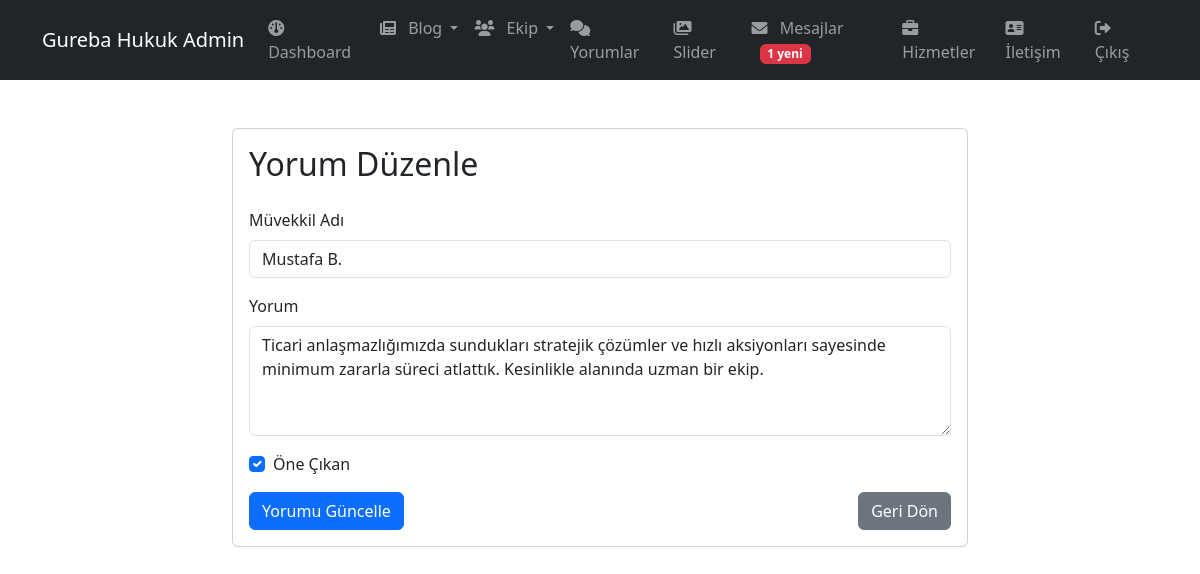
The app's page /admin/yorum-duzenle.php?id=6 (signed in) with its own data.
### tables this page shows
CREATE TABLE IF NOT EXISTS `testimonials` (
  `id` int NOT NULL AUTO_INCREMENT,
  `client_name` varchar(100) NOT NULL,
  `testimonial` text NOT NULL,
  `featured` tinyint(1) DEFAULT '0',
  `status` tinyint(1) DEFAULT '1',
  `created_at` timestamp NULL DEFAULT CURRENT_TIMESTAMP,
  PRIMARY KEY (`id`)
);

### admin/yorum-duzenle.php (the view, shortened to what this page needs)
<?php
include '../includes/config.php';
$id = (int)$_GET['id'];
$query = "SELECT * FROM testimonials WHERE id = ?";
$stmt = $conn->prepare($query);
$stmt->bind_param("i", $id);
$stmt->execute();
$result = $stmt->get_result();
$testimonial = $result->fetch_assoc();
?>
<!DOCTYPE html>
<html lang="tr">
<head>
    <link rel="stylesheet" href="https://cdn.jsdelivr.net/npm/bootstrap@5.3.0/dist/css/bootstrap.min.css">
    <link rel="stylesheet" href="https://cdnjs.cloudflare.com/ajax/libs/font-awesome/6.0.0/css/all.min.css">
</head>
<body>
    <?php include 'includes/admin-header.php'; ?>
    <div class="container py-5">
        <div class="row justify-content-center">
            <div class="col-md-8">
                <div class="card">
                    <div class="card-body">
                        <h2 class="card-title mb-4">Yorum Düzenle</h2>
                        <form method="post">
                            <div class="mb-3">
                                <label class="form-label">Müvekkil Adı</label>
                                <input type="text" name="client_name" class="form-control"
                                       value="<?php echo htmlspecialchars($testimonial['client_name']); ?>" required>
                            </div>
                            <div class="mb-3">
                                <label class="form-label">Yorum</label>
                                <textarea name="testimonial" class="form-control" rows="4" required><?php
                                    echo htmlspecialchars($testimonial['testimonial']);
                                ?></textarea>
                            </div>
                            <div class="mb-3 form-check">
                                <input type="checkbox" name="featured" class="form-check-input" id="featured"
                                       <?php echo $testimonial['featured'] ? 'checked' : ''; ?>>
                                <label class="form-check-label" for="featured">Öne Çıkan</label>
                            </div>
                            <div class="d-flex justify-content-between">
                                <button type="submit" name="update_testimonial" class="btn btn-primary">Yorumu Güncelle</button>
                                <a href="yorumlar.php" class="btn btn-secondary">Geri Dön</a>
                            </div>
                        </form>
                    </div>
                </div>
            </div>
        </div>
    </div>
</body>
</html>

### records on screen
testimonials: client_name "Mustafa B.", testimonial "Ticari anlaşmazlığımızda sundukları stratejik çözümler ve hızlı aksiyonları sayesinde minimum zararla süreci atlattık. Kesinlikle alanında uzman bir ekip.", featured "☑"

### other values on screen
$unread_count "1"
